Frame 1 (no input): blank canvas, image omitted
Frame 60 (the mouse pressed at the canvas centre just before this capture): blank canvas, image omitted
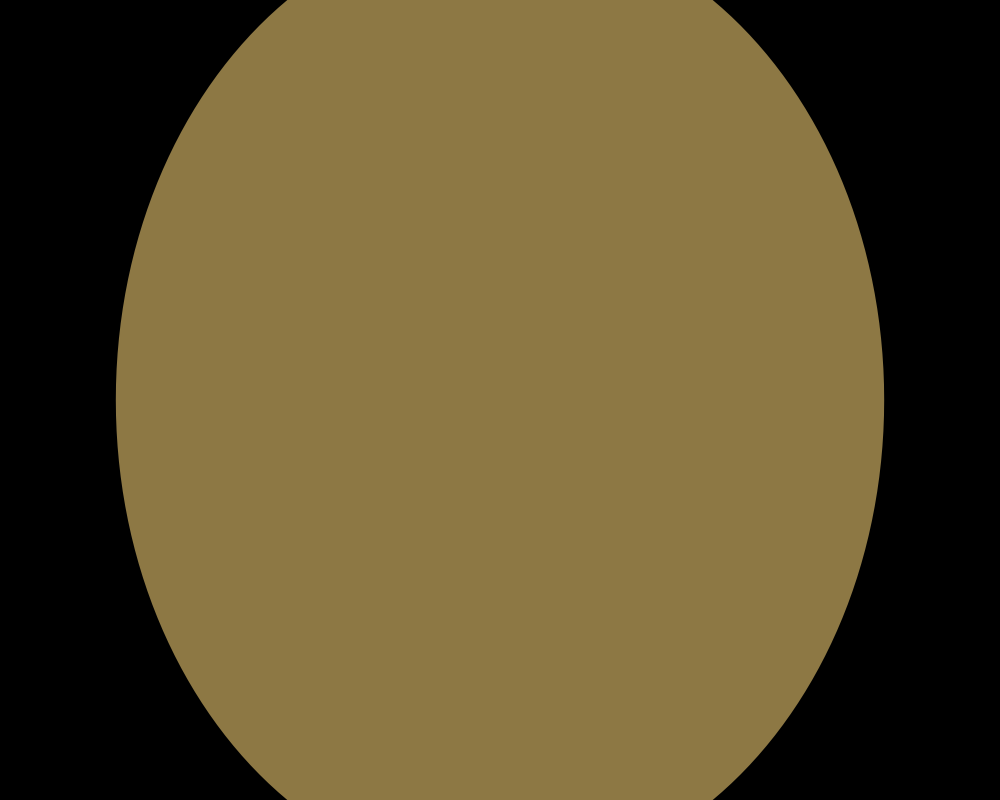
Frame 120 (the mouse held since frame 60 and released just before this capture)

The Processing sketch whose frames 1 and 60 were blank and that drew this single picture after the mouse press (run headless with seeded random() and noise(); from frame 60 on, the mouse is pressed at the canvas centre):

// Processing sketch: processing_134194
// ── processing_134194.pde

 float aumento = 0;
 
 void setup (){
  size(1000,800);
  background(0,0,0);
  colorMode(HSB);
}
void draw() {
  noStroke();
float vt = dist(mouseX,mouseY,pmouseX,pmouseY);
  fill(random(50),random(250),200,180);
ellipse(mouseX, mouseY, vt*1.2, vt*1.5);
  aumento +=10;
}
